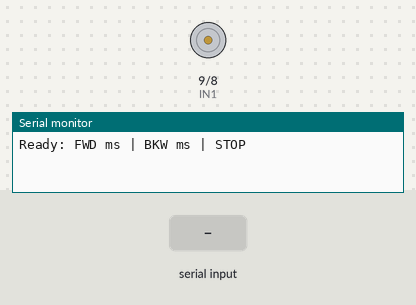
A sketch run on a simulated Arduino Uno, built with avr-gcc and run on an emulated ATmega328P. Shown: motor-driver pin pairs drawn as motors (green arrow = first pin HIGH = forward, orange = second pin HIGH = backward, longer = more drive), the last lines printed to the serial monitor. The inputs (shaded band) are chosen by the test bench.

Above: at 2.2 s.
2.3 s: "BKW" received over Serial
At 4.0 s:
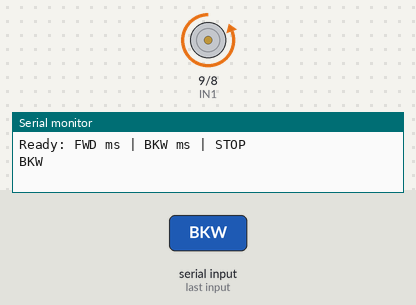
7.8 s: "FWD" received over Serial
At 9.5 s:
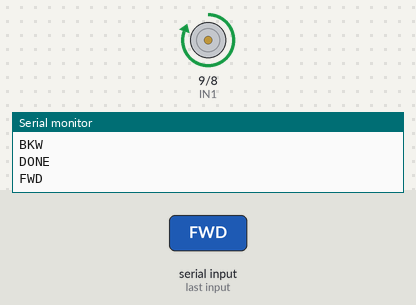
Timing chart, 0 to 11.3 s (numbered marks = the images above; inputs shaded):
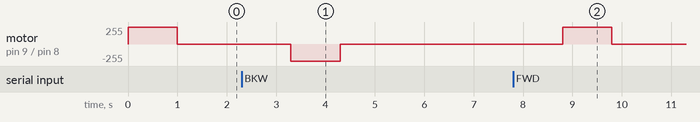

The sketch:

arduino_screwdriver.ino
```cpp
// L298N pins
const int IN1 = 9;
const int IN2 = 8;

void setup() {
  pinMode(IN1, OUTPUT);
  pinMode(IN2, OUTPUT);
  stopMotor();

  Serial.begin(115200);
  Serial.println("Ready: FWD ms | BKW ms | STOP");

  digitalWrite(IN1, HIGH);
  digitalWrite(IN2, LOW);
  delay(1000);
  digitalWrite(IN1, LOW);
  digitalWrite(IN2, LOW);
}

void loop() {
  if (Serial.available()) {
    String cmd = Serial.readString();
    // String cmd = Serial.readStringUntil('\n');
    // cmd.trim();

    if (cmd == "STOP") {
      stopMotor();
      Serial.println("STOPPED");
    }
    else if (cmd.startsWith("FWD") || cmd.startsWith("BKW")) {
      bool forward = cmd.startsWith("FWD");

      // run motor
      digitalWrite(IN1, forward);
      digitalWrite(IN2, !forward);
      Serial.println(forward ? "FWD" : "BKW");

      delay(1000);  // pause for the specified duration
      stopMotor();
      Serial.println("DONE");
    }
    else {
      Serial.println("UNKNOWN CMD");
    }
  }
}

void stopMotor() {
  digitalWrite(IN1, LOW);
  digitalWrite(IN2, LOW);
}
```

Measured:
- after the input at 2.3 s, motor on pin 9 (IN1) / pin 8 (IN2): stopped → backward 255/255 after 1.0 s, → stopped 1.0 s later
- after the input at 7.8 s, motor on pin 9 (IN1) / pin 8 (IN2): stopped → forward 255/255 after 1.0 s, → stopped 1.0 s later
